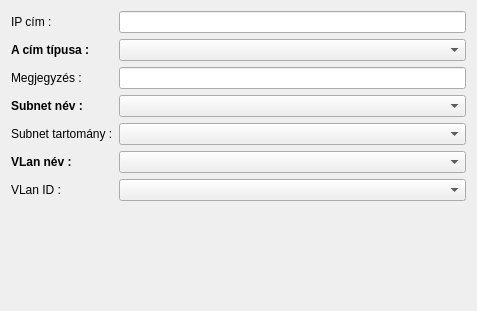
<?xml version="1.0" encoding="UTF-8"?>
<ui version="4.0">
 <class>editIp</class>
 <widget class="QWidget" name="editIp">
  <property name="geometry">
   <rect>
    <x>0</x>
    <y>0</y>
    <width>477</width>
    <height>311</height>
   </rect>
  </property>
  <property name="windowTitle">
   <string>Form</string>
  </property>
  <layout class="QFormLayout" name="formLayout">
   <item row="0" column="0">
    <widget class="QLabel" name="labelAddress">
     <property name="font">
      <font>
       <weight>50</weight>
       <italic>false</italic>
       <bold>false</bold>
      </font>
     </property>
     <property name="text">
      <string>IP cím :</string>
     </property>
    </widget>
   </item>
   <item row="0" column="1">
    <widget class="QLineEdit" name="lineEditAddress"/>
   </item>
   <item row="1" column="0">
    <widget class="QLabel" name="labelIpType">
     <property name="font">
      <font>
       <weight>75</weight>
       <bold>true</bold>
      </font>
     </property>
     <property name="text">
      <string>A cím típusa :</string>
     </property>
    </widget>
   </item>
   <item row="1" column="1">
    <widget class="QComboBox" name="comboBoxIpType"/>
   </item>
   <item row="2" column="0">
    <widget class="QLabel" name="labelIpNote">
     <property name="text">
      <string>Megjegyzés :</string>
     </property>
    </widget>
   </item>
   <item row="2" column="1">
    <widget class="QLineEdit" name="lineEditIpNote"/>
   </item>
   <item row="3" column="0">
    <widget class="QLabel" name="labelSubNet">
     <property name="font">
      <font>
       <weight>75</weight>
       <bold>true</bold>
      </font>
     </property>
     <property name="text">
      <string>Subnet név :</string>
     </property>
    </widget>
   </item>
   <item row="3" column="1">
    <widget class="QComboBox" name="comboBoxSubNet">
     <property name="currentText">
      <string notr="true"/>
     </property>
    </widget>
   </item>
   <item row="4" column="0">
    <widget class="QLabel" name="labelSunNetAddr">
     <property name="text">
      <string>Subnet tartomány :</string>
     </property>
    </widget>
   </item>
   <item row="4" column="1">
    <widget class="QComboBox" name="comboBoxSubNetAddr">
     <property name="currentText">
      <string notr="true"/>
     </property>
    </widget>
   </item>
   <item row="5" column="0">
    <widget class="QLabel" name="labelVLan">
     <property name="font">
      <font>
       <weight>75</weight>
       <bold>true</bold>
      </font>
     </property>
     <property name="text">
      <string>VLan név :</string>
     </property>
    </widget>
   </item>
   <item row="5" column="1">
    <widget class="QComboBox" name="comboBoxVLan">
     <property name="currentText">
      <string notr="true"/>
     </property>
    </widget>
   </item>
   <item row="6" column="0">
    <widget class="QLabel" name="labelVLanId">
     <property name="text">
      <string>VLan ID :</string>
     </property>
    </widget>
   </item>
   <item row="6" column="1">
    <widget class="QComboBox" name="comboBoxVLanId">
     <property name="currentText">
      <string notr="true"/>
     </property>
    </widget>
   </item>
  </layout>
 </widget>
 <resources/>
 <connections/>
</ui>
